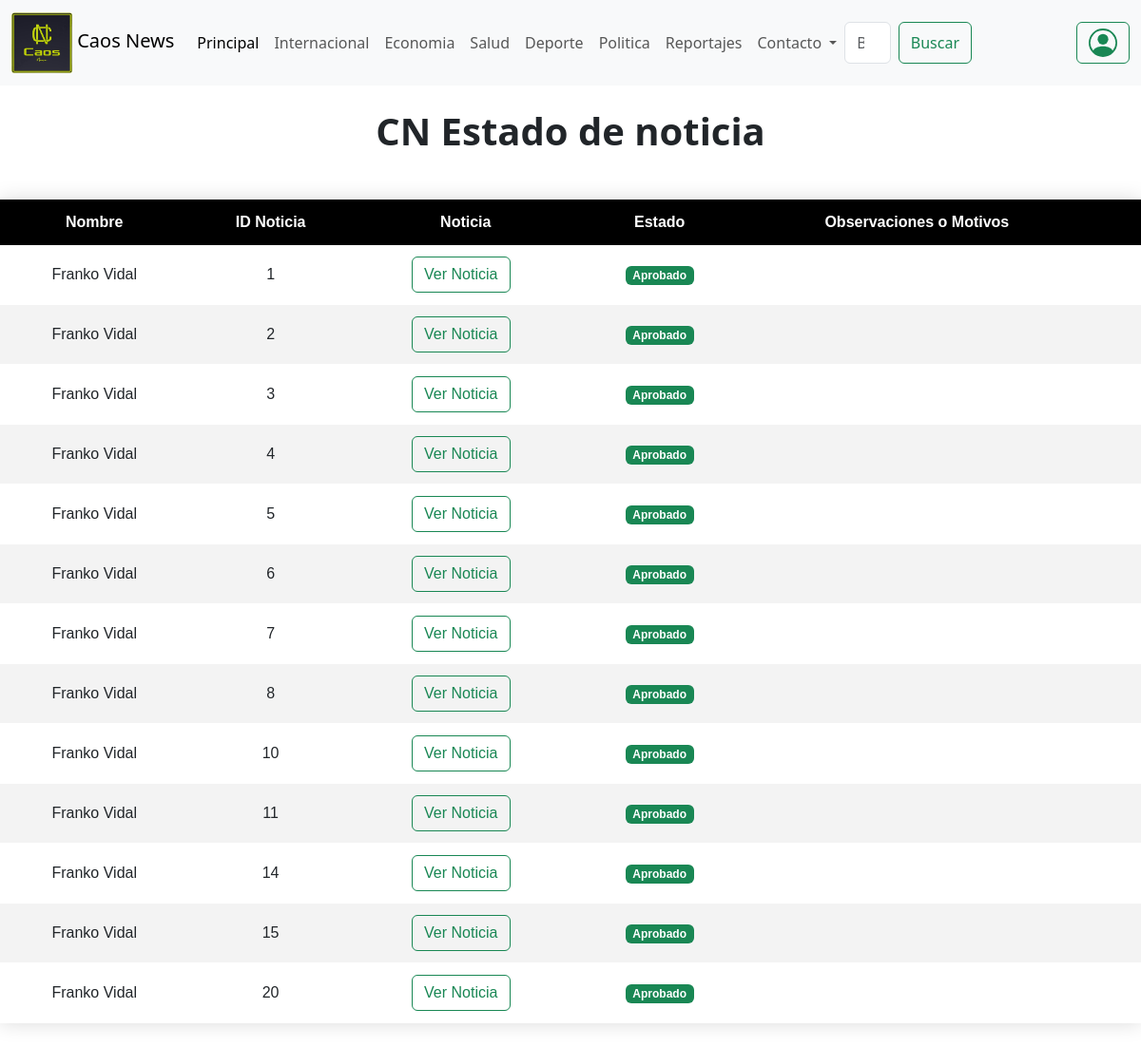
The app's page /EstadoN/ (signed in), older data.
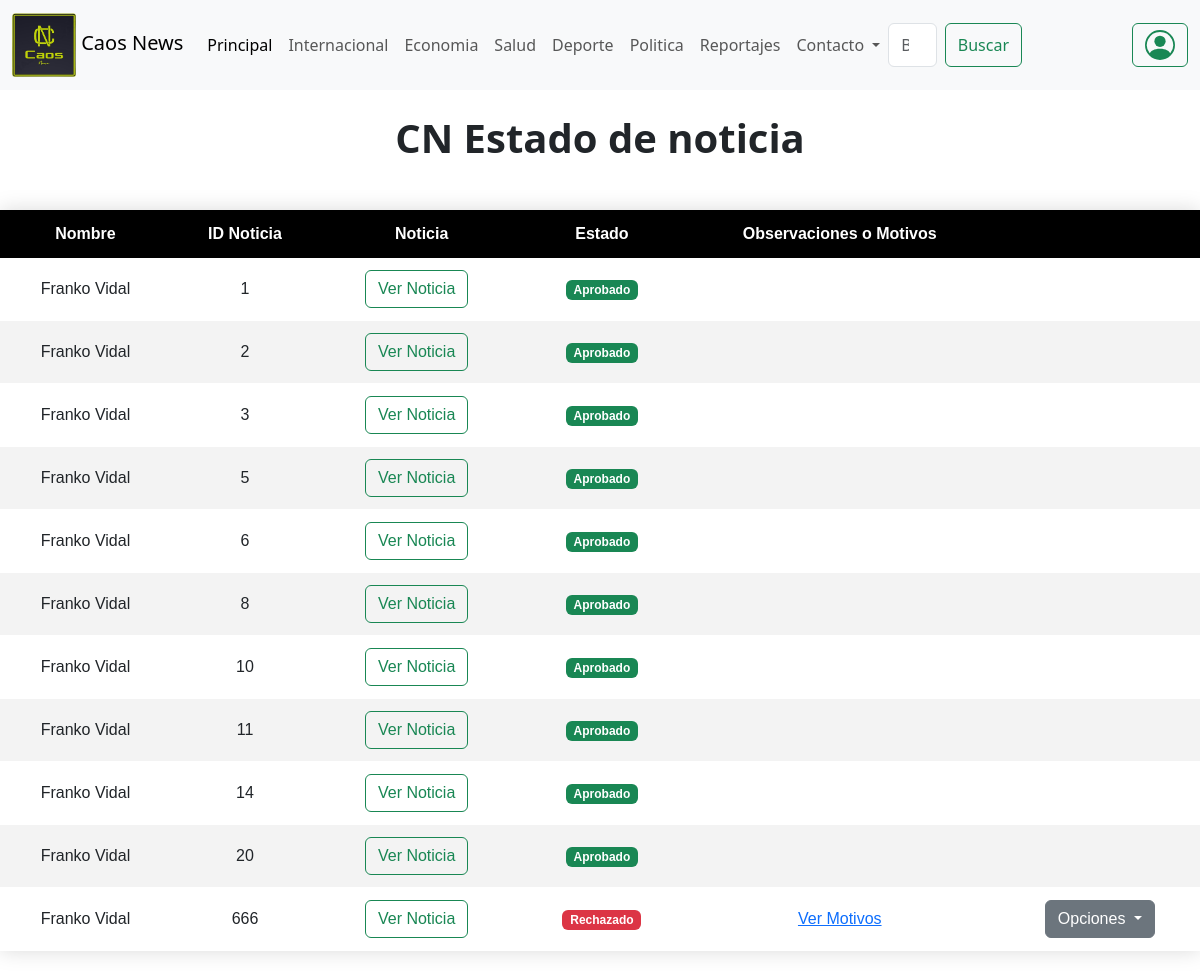
The same page, newer data.
### webcaosnews/models.py (models this page shows, shortened)
class Noticia(models.Model):
    idNoticia = models.IntegerField(primary_key=True)
    Titulo = models.CharField(max_length=200)
    Descripcion = models.TextField()
    Ubicacion = models.CharField(max_length=15, default='Desconocido')
    Fotos = models.ImageField(upload_to='foto', null=True, blank=True)
    miniatura = models.ImageField(upload_to='foto', null=True)
    video = models.FileField(upload_to='video', null=True, blank=True)
    Categorias = models.ForeignKey(Categorias, on_delete=models.CASCADE)
    fecha_publicacion = models.DateTimeField(auto_now_add=True, null=True)
    publicado = models.BooleanField(default=False)
    comentario = models.CharField(max_length=200, blank=True)
    usuario = models.ForeignKey(User, on_delete=models.CASCADE, null=True)
    ESTADO_CHOICES = [
        ('pendiente', 'Pendiente'),
        ('aprobado', 'Aprobado'),
        ('rechazado', 'Rechazado'),
    ]
    estado = models.CharField(max_length=10, choices=ESTADO_CHOICES, default='pendiente')

### webcaosnews/views.py (the view, shortened to what this page needs)
# urls.py: path('EstadoN/',estado_noticia,name='EST'),
@login_required(login_url='/Login/')
@permission_required(['webcaosnews.change_noticia', 'webcaosnews.delete_noticia'])
def estado_noticia(request):
    noticias = Noticia.objects.filter(usuario=request.user)
    context = {'noticias': noticias}
    return render(request, 'estado.html', context)

### webcaosnews/templates/estado.html (shortened to what this page needs)
{% extends 'base5.html' %}
{% load static %}
{% block contenedor %}
<main>
  <p class="text-center h1 fw-bold mb-5 mx-1 mx-md-4 mt-4">
    CN Estado de noticia
  </p>
  <form action="{% url 'EST' %}" id="form" class="form" method="POST" onsubmit="return confirmarEliminacion()">
    <table class="estilo-tabla">
      <thead>
        <tr>
          <th>Nombre</th>
          <th>ID Noticia</th>
          <th>Noticia</th>
          <th>Estado</th>
          <th>Observaciones o Motivos</th>
          <th></th>
        </tr>
      </thead>
      <tbody>
        {% for noticia in noticias %}
        <tr>
          <td>{{ noticia.usuario.first_name }} {{ noticia.usuario.last_name }}</td>
          <td>{{ noticia.idNoticia }}</td>
          <td>
            <a href="{% url 'NON' noticia.idNoticia %}" class="btn btn-margen-derecha btn-outline-success btn-centrar-tabla">Ver Noticia</a>
          </td>
          <td>
            {% if noticia.estado == 'rechazado' %}
            <span class="badge bg-danger">Rechazado</span>
            {% elif noticia.estado == 'aprobado' %}
            <span class="badge bg-success">Aprobado</span>
            {% else %}
            <span class="badge bg-secondary">Pendiente</span>
            {% endif %}
          </td>
          <td>
            {% if noticia.estado == 'rechazado' or noticia.estado == 'pendiente' %}
            <button type="button" class="btn btn-link btn-open-modal" data-bs-toggle="modal" data-bs-target="#motivosModal{{ noticia.idNoticia }}">Ver Motivos</button>
            {% endif %}
          </td>
          <td>
            {% if noticia.estado == 'rechazado' or noticia.estado == 'pendiente' %}
              <div class="dropdown">
                <button class="btn btn-secondary dropdown-toggle" type="button" id="opcionesDropdown{{ noticia.idNoticia }}" data-bs-toggle="dropdown" aria-expanded="false">
                  Opciones
                </button>
              </div>
            {% endif %}
          </td>
        </tr>
        {% endfor %}
      </tbody>
    </table>
  </form>
</main>
{% endblock %}

### webcaosnews/templates/base5.html (shortened to what this page needs)
{% load static %}
<!DOCTYPE html>
<html lang="en">
  <head>
    <link rel="stylesheet" href="{% static 'css/bootstrap.min.css' %}" />
    <link rel="stylesheet" href="{% static 'css/fontello.css' %}" />
    <link rel="stylesheet" href="{% static 'css/btnIngresar.css' %}" />
    <link rel="stylesheet" href="{% static 'css/estilos.css' %}">
</head>
<body>
    <header>
        <nav class="navbar navbar-expand-lg bg-body-tertiary">
          <div class="container-fluid">
            <a class="navbar-brand" href="{%url 'IND' %}">
              <img src="{% static 'img/LogoCaosNews.png' %}"  width="64" height="64" class="d-inline-block align-left" alt="">
              Caos News
            </a>
            <div class="collapse navbar-collapse" id="navbarSupportedContent">
              <ul class="navbar-nav me-auto mb-2 mb-lg-0">
                <li class="nav-item">
                  <a class="nav-link active" aria-current="page" href="{%url 'IND' %}">Principal</a>
                </li>
                <li ¿class="nav-item">
                  <a class="nav-link" href="{%url 'INT' %}">Internacional</a>
                </li>
                <li class="nav-item">
                  <a class="nav-link" href="{%url 'ECO' %}">Economia</a>
                </li>
                <li class="nav-item">
                  <a class="nav-link" href="{%url 'SAL' %}">Salud</a>
                </li>
                <li class="nav-item">
                  <a class="nav-link" href="{%url 'DEP' %}">Deporte</a>
                </li>
                <li class="nav-item">
                  <a class="nav-link" href="{%url 'POL' %}">Politica</a>
                </li>
                <li class="nav-item">
                  <a class="nav-link" href="{%url 'REP' %}">Reportajes</a>
                </li>
                <li class="nav-item dropdown">
                  <a
                    class="nav-link dropdown-toggle"
                    href="..."
                    role="button"
                    data-bs-toggle="dropdown"
                    aria-expanded="false"
                  >
                    Contacto
                  </a>
                </li>
              </ul>
              <form class="d-flex" role="search">
                <input
                  class="form-control me-2"
                  type="search"
                  placeholder="Buscar"
                  aria-label="Search"
                />
                <button
                  class="btn btn-outline-success icon-scearch btn-margen-derecha"
                  type="submit"
                >
                  Buscar
                </button>
              <div class="dropdown dropdown-edit">
                <a
                  class="btn btn-outline-success"
                  href="..."
                  role="button"
                  data-bs-toggle="dropdown"
                  aria-haspopup="true"
                  aria-expanded="false"
                >
                </a>
              </div>
            </form>
          </div>
        </div>
      </nav>
    </header>
  <main>
  {% block contenedor %}
  {% endblock contenedor %}
    </main>
</body>
</html>

Row changes from the older to the newer data that the page shows:
removed Noticia: usuario.first_name "Franko", usuario.last_name "Vidal", idNoticia "4", estado "Aprobado"
removed Noticia: usuario.first_name "Franko", usuario.last_name "Vidal", idNoticia "7", estado "Aprobado"
removed Noticia: usuario.first_name "Franko", usuario.last_name "Vidal", idNoticia "15", estado "Aprobado"
added Noticia: usuario.first_name "Franko", usuario.last_name "Vidal", idNoticia "666", estado "Rechazado"
